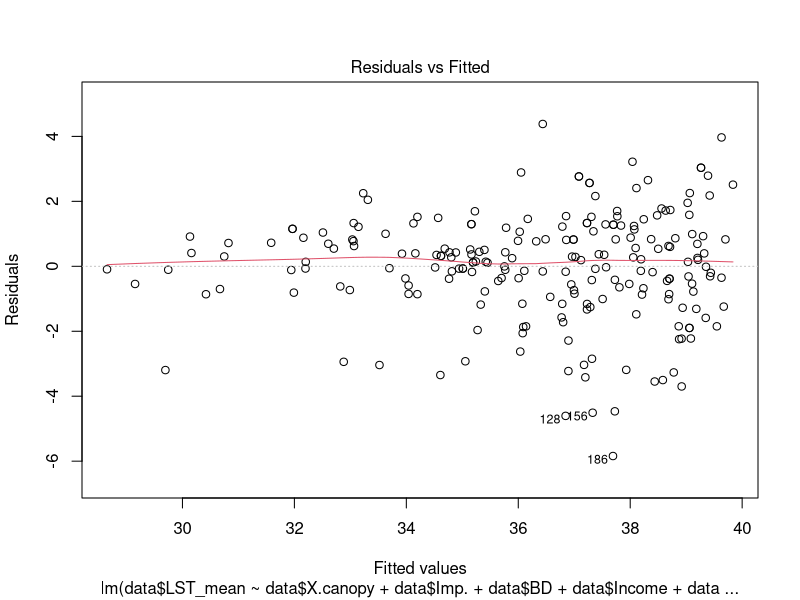
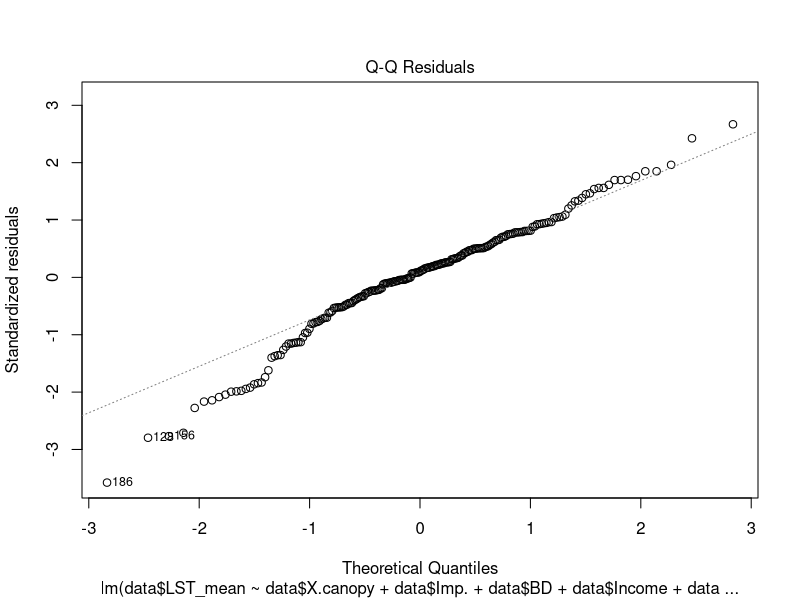
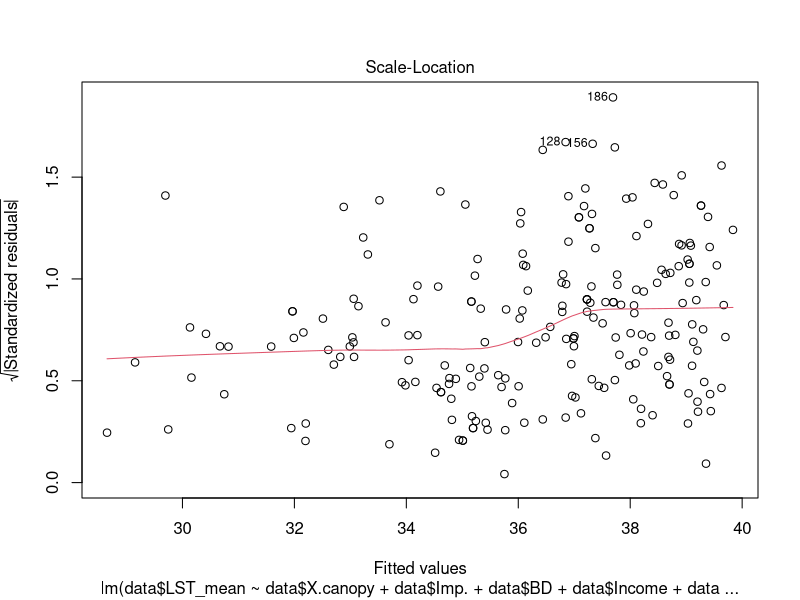
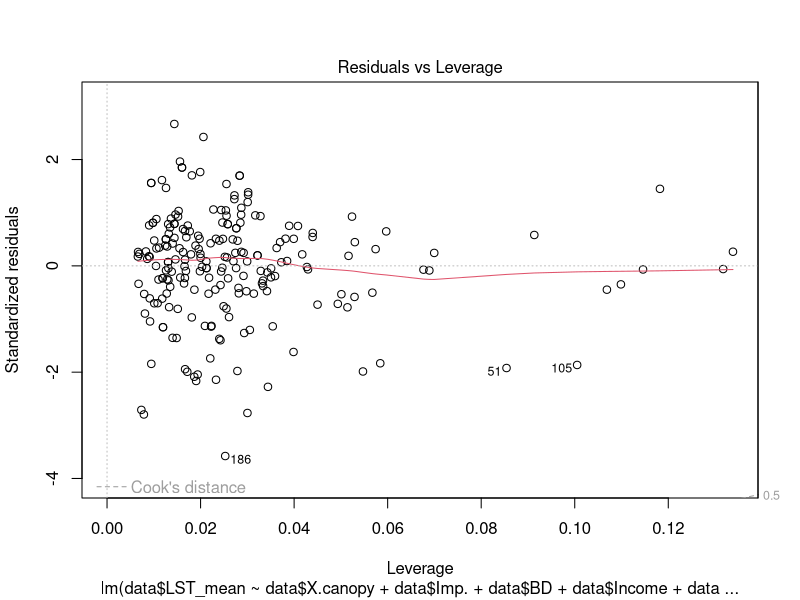
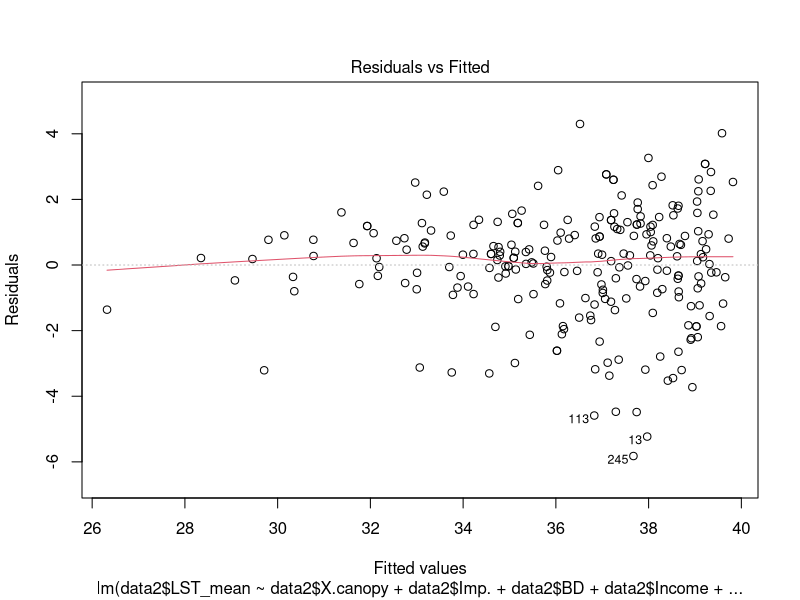
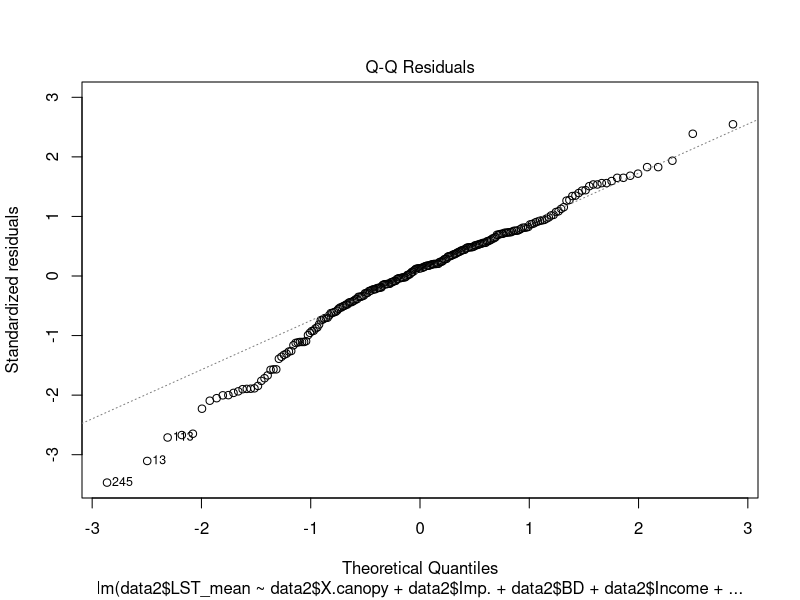
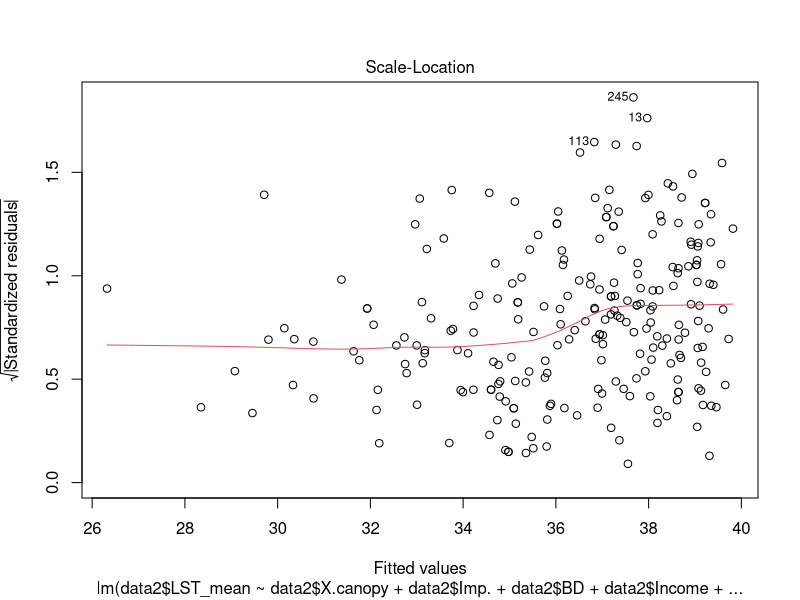
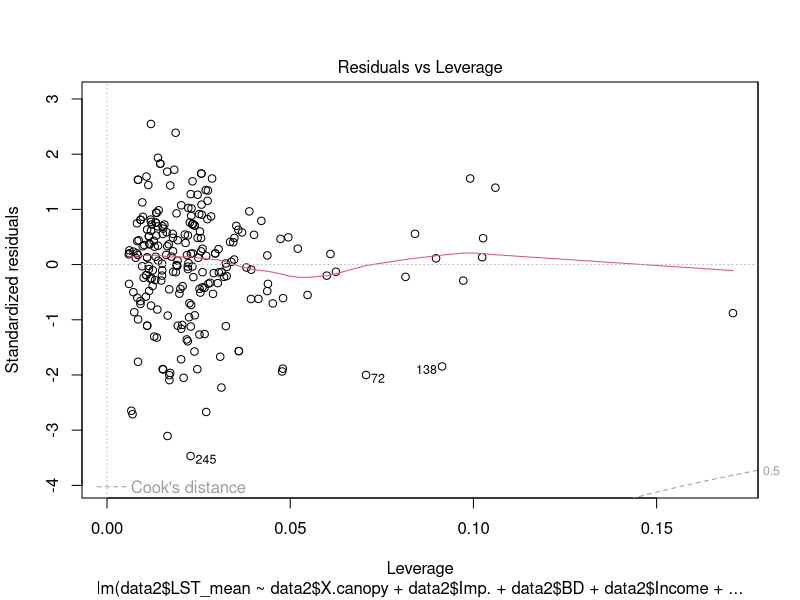

Source code (R) for these figures, in order:
data<-read.csv("shortlist_data_0715.csv")
#View(data)

data2<-read.csv("full_data_0710.csv")
#View(data2)

###################LST#######################
LST.model<-lm(data$LST_mean~data$X.canopy+data$Imp.+data$BD+data$Income+data$river.distance..meters.)
summary(LST.model)
plot(LST.model)

LST2.model<-lm(data2$LST_mean~data2$X.canopy+data2$Imp.+data2$BD+data2$Income+data2$river.distance..meters.)
summary(LST2.model)
plot(LST2.model)

##the diagnostic plots actually look good here, a linear model could work well
##worked with both shortlist and longlist data

##############################NO2######################
NO2.model<-lm(data$NO2_mean~data$Road.+data$Income+data$petrochem_distance+data$BD)
summary(NO2.model)
plot(NO2.model)
##diagnostics don't look so great
##log transform didn't help, neither did sqrt

NO2.ranked<-rank(data$NO2_mean)
ranked.data<-data.frame(NO2_mean=data$NO2_mean, NO2_ranked=NO2.ranked, income=data$Income,
                        BD=data$BD, petrochem=data$petrochem_distance, road=data$Road.)
View(ranked.data)

lm.no2.ranked<-lm(NO2_ranked~BD+petrochem+road+income, data=ranked.data)
summary(lm.no2.ranked)
plot(lm.no2.ranked)
##rank transform helped but still not perfect

library(mgcv)
NO2.gam<-gam(data$NO2_mean~data$BD+s(data$petrochem_distance, k=9)+
               s(data$Income, k=27))
summary(NO2.gam)
plot(NO2.gam)

plot(NO2.gam, residuals=TRUE, pch=1, seWithMean = TRUE)

gam.check(NO2.gam)
##not sure about some of these diagnostic plots, they look pretty decent but not perfect

NO2.gam2<-gam(data2$NO2_mean~data2$BD+s(data2$petrochem_distance, k=9)+
                s(data2$Income, k=35))
summary(NO2.gam2)

gam.check(NO2.gam2)

plot(NO2.gam2, residuals=TRUE, pch=1, shade = TRUE, shade.col="blue")

##seems to work on full dataset too, but I had to increase k even more for income

##want to check what happens if I remove BD from the equation:

NO2.gam3<-gam(data2$NO2_mean~s(data2$petrochem_distance, k=9)+
                s(data2$Income, k=28))
summary(NO2.gam3)
gam.check(NO2.gam3)

##basically same result but I was able to make k lower, deviance explained increased by <1%

##########################GS#######################
GS.model<-lm(sqrt(data$nearest_M)~data$BD+data$Income)
summary(GS.model)
plot(GS.model)
##diagnostic plots iffy
##sqrt transform seems to help 
##log transform did not help
##rank transform did not help

GS.gam<-gam(data$nearest_M~s(data$BD)+s(data$Income))
summary(GS.gam)
plot(GS.gam, residuals=TRUE, pch=1)
gam.check(GS.gam)
##diagnostic plots not looking so great, maybe don't use this

GS.lm2<-lm(sqrt(data$nearest_M)~data$BD*data$Income)
summary(GS.lm2)
plot(GS.lm2)
##still not great but better than first linear model, qqplot doesn't look normal

GS.ranked<-rank(data$nearest_M)
GS.ranked.data<-data.frame(GS=GS.ranked, Income=data$Income, BD=data$BD)
View(GS.ranked.data)
GS.lm2.ranked<-lm(GS.ranked.data$GS~GS.ranked.data$Income*GS.ranked.data$BD)
plot(GS.lm2.ranked)
summary(GS.lm2.ranked)
##same issue as above, qqplot doesn't look normal
